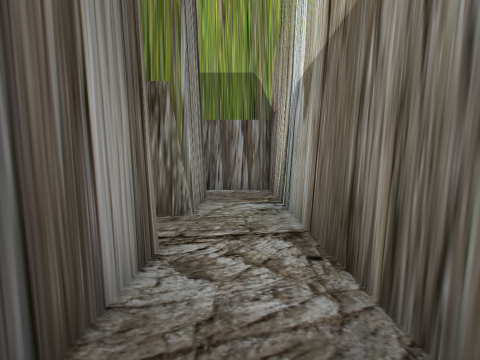
view 1 (above)

21 first-person views from a walk through a scene from a Unity 3-D project. The camera is 1.4 m above the floor, tilts 4° down and sees 80° across. The floor is counted in squares, 2 m on a side. Each view is taken from the middle of a square. On the plan, view 1 faces up. The plan holds only what a view shows up to about 10 squares ahead; the rest is blank. The place goes on beyond the plan. The player is left out.

view 2
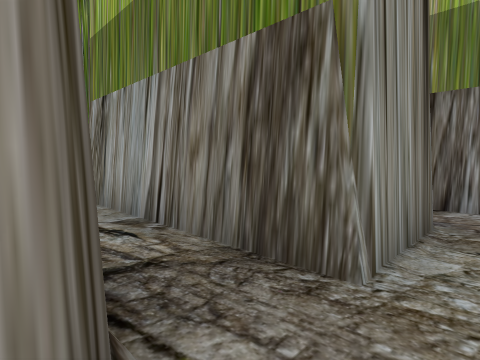

view 3
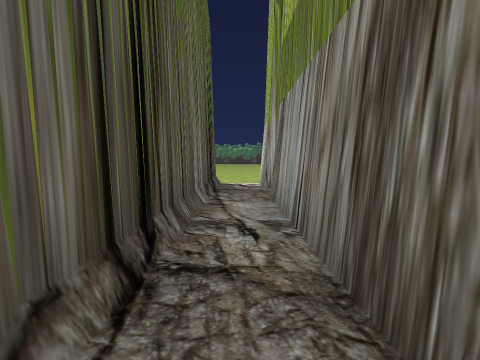

view 4
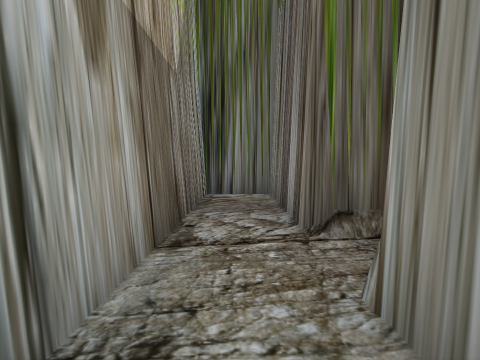

view 5
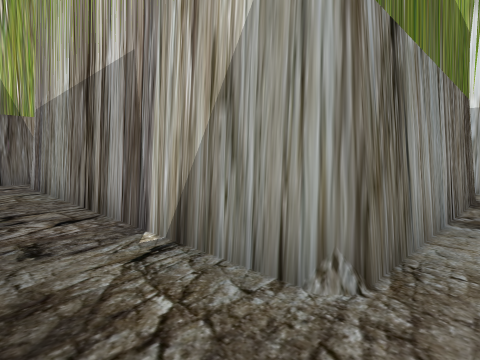

view 6
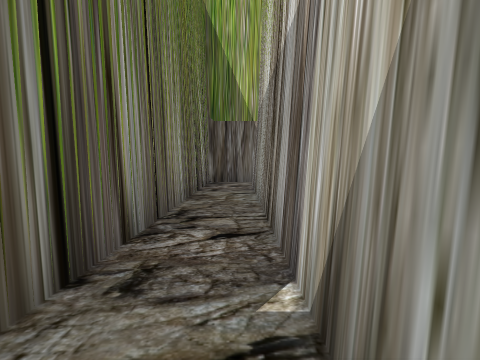

view 7
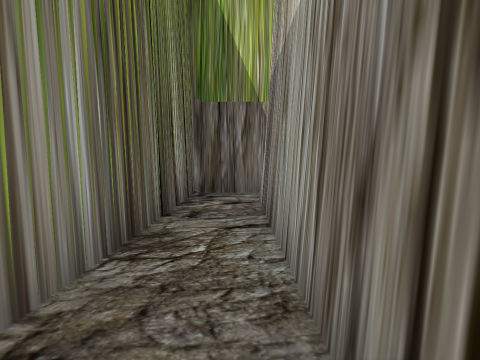

view 8
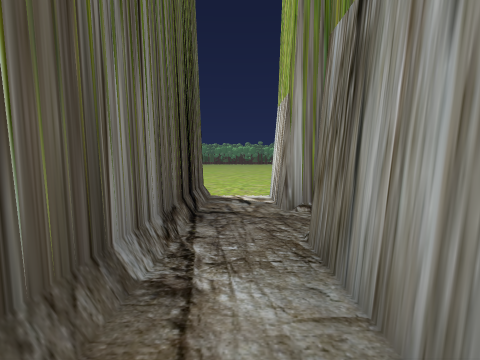

view 9
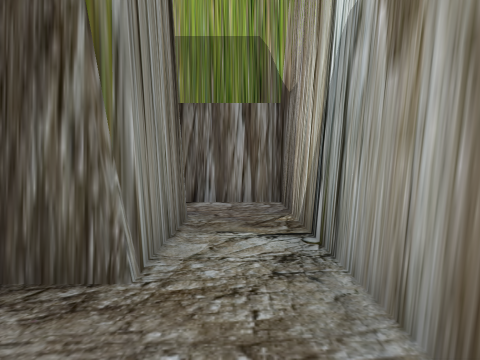

view 10
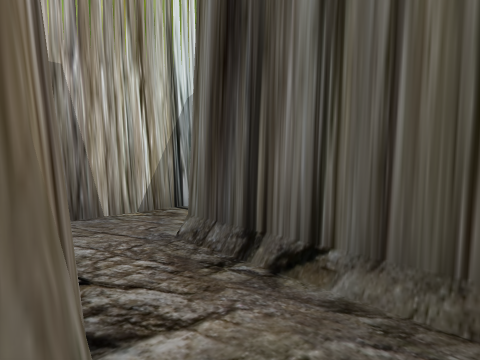

view 11
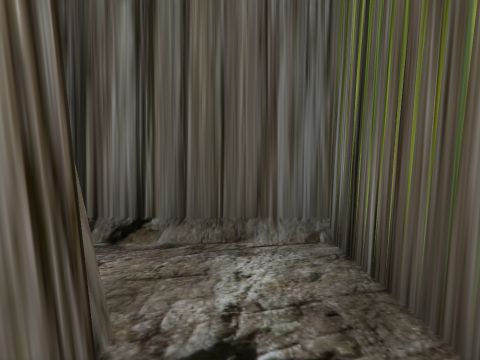

view 12
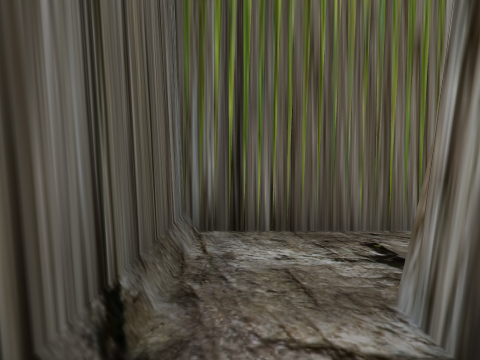

view 13
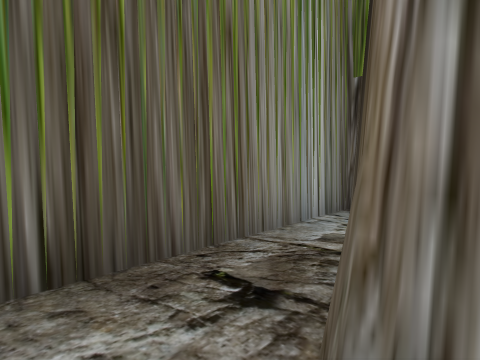

view 14
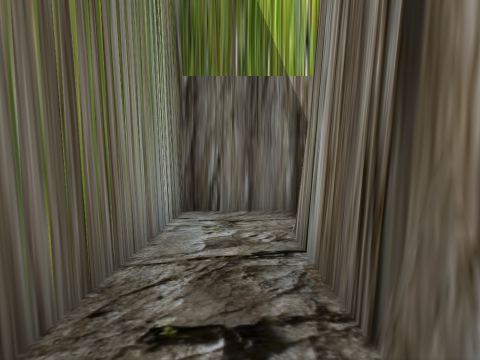

view 15
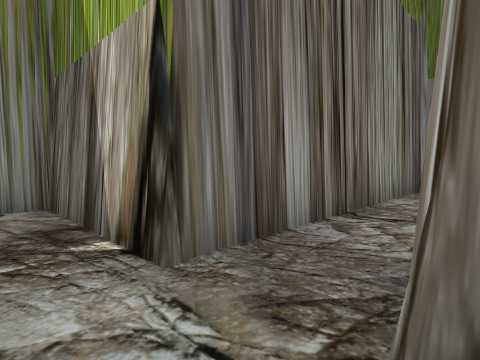

view 16
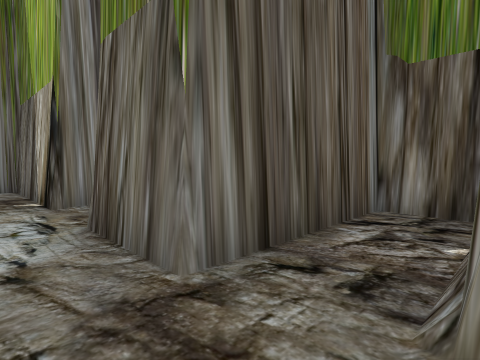

view 17
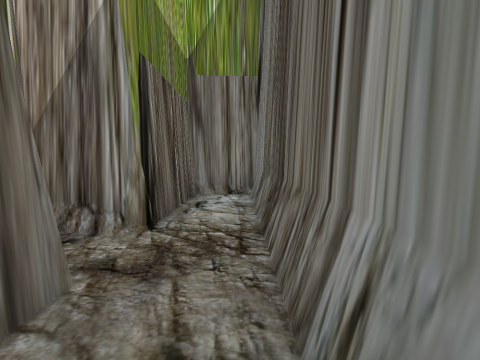

view 18
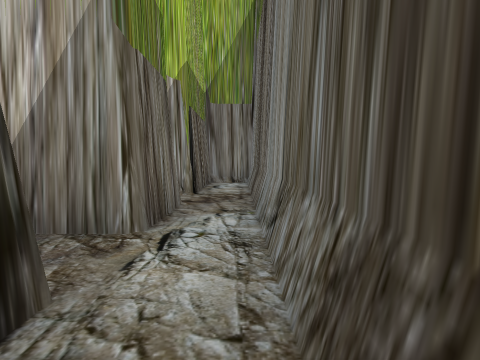

view 19
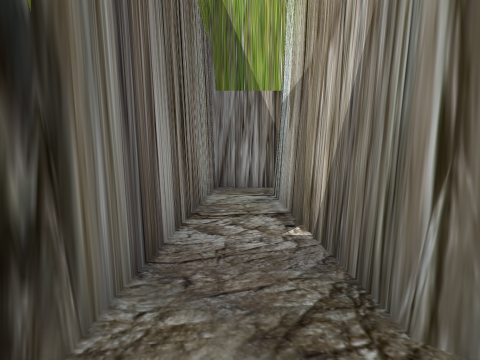

view 20
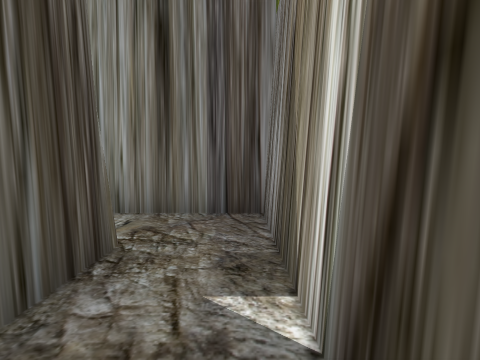

view 21
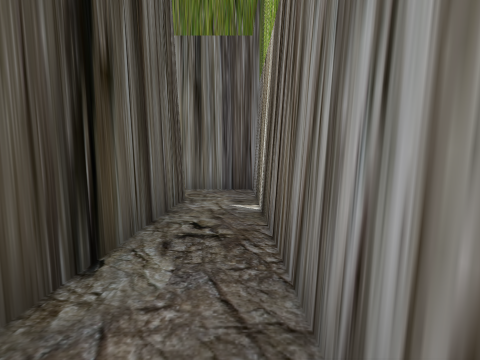

### Floor plan
Key: @ floor where view 1 was taken; # wall or solid block; . floor; / step, stairs or slope.
Columns run from 8 left of view 1 to 7 right of it. Each row starts with its distance up from view 1.
 17        ########
 16        #.......
 15        #.#####
 14  ###   #.####
 13  #.    #.##.#
 12  #.    #.##.#
 11  #.#   #.##.#
 10  #.#####.##.####
  9  #.##./////////#
  8  #.##.##########
  7  #.##.####
  6  #.##....#
  5  #.#####.#
  4 ##.#####.#
  3 .........#
  2 ########.#
  1        #.#
  0        #@#
 -1        ###

Where each view was taken, in squares from view 1:
view 1: 0 up, 0 right, facing up
view 2: 2 up, 0 right, facing up-left
view 3: 3 up, 0 right, facing left
view 4: 5 up, 0 right, facing down
view 5: 3 up, 7 left, facing up-right
view 6: 4 up, 6 left, facing up
view 7: 7 up, 6 left, facing up
view 8: 3 up, 3 left, facing left
view 9: 2 up, 0 right, facing up
view 10: 7 up, 3 left, facing down-right
view 11: 8 up, 3 left, facing down
view 12: 6 up, 1 left, facing left
view 13: 6 up, 2 left, facing up-left
view 14: 6 up, 3 left, facing up
view 15: 9 up, 1 right, facing up-left
view 16: 9 up, 4 right, facing up-left
view 17: 9 up, 1 right, facing right
view 18: 9 up, 2 left, facing right
view 19: 9 up, 0 right, facing up
view 20: 16 up, 3 right, facing left
view 21: 16 up, 6 right, facing left
